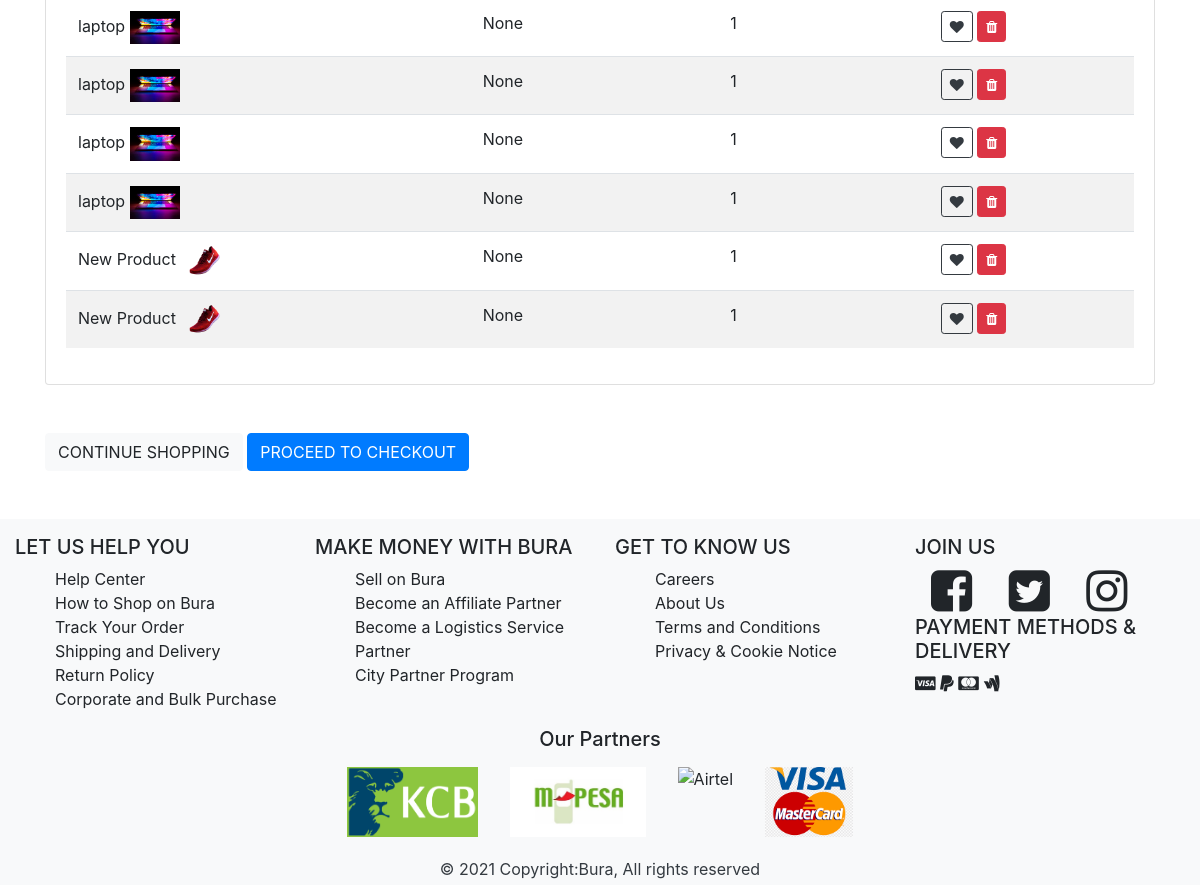
Before: /cart/ (lower part) with the older database file.
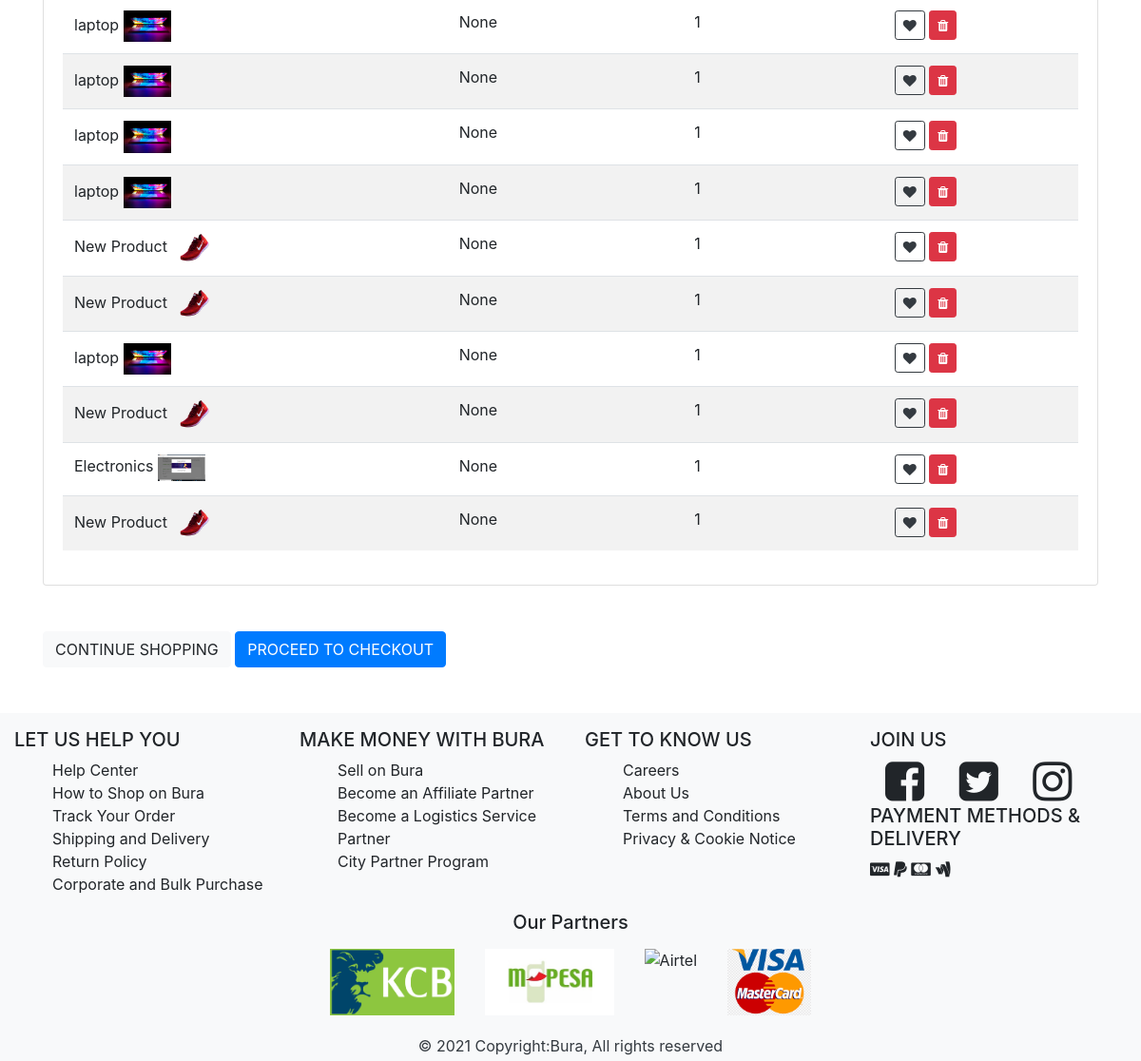
After: the same page with the newer database file.
### shop/models.py (models this page shows)
class Cart(models.Model):
    order_id= models.ForeignKey('order',on_delete=models.CASCADE,blank=True,null=True)
    product_id=models.ForeignKey('product',on_delete=models.CASCADE,blank=True,null=True)
    quantity=models.IntegerField(null= False, blank= False)
    created_at=models.DateTimeField(auto_now_add=True)
    updated_at= models.DateTimeField(auto_now_add=True)

class Product(models.Model):
    name=models.CharField(max_length=100, null=False, blank=False)
    cost=models.IntegerField(null= False, blank= False)
    quantity=models.IntegerField(null= False, blank= False)
    description=models.TextField(null=False, blank=False)
    image=models.FileField(upload_to='images')
    featured=models.BooleanField(default=False)
    status=models.CharField(max_length=100, null=False, blank=True, default='Unverified')
    category_id=models.ForeignKey('category',on_delete=models.CASCADE,blank=True,null=True)
    seller_id=models.ForeignKey('seller',on_delete=models.CASCADE,blank=True,null=True)
    created_at=models.DateTimeField(auto_now_add=True)
    updated_at= models.DateTimeField(auto_now_add=True)
    def __str__(self):
        return self.name

### shop/views.py (the view)
# urls.py: path('cart/', views.get_cart, name="cart"),
def get_cart(request):
    cart_items = Cart.objects.all()
    return render(request, 'shop/frontend/cart.html', {'cart': cart_items})

### shop/templates/shop/frontend/cart.html (shortened to what this page needs)
{% extends 'shop/frontend/layouts/master.html' %}
{% load static %}
{% block content %}
<div class="container">
    <div class="row justify-content-center my-5">
        <div class="col-lg-12">
            <div class="card">
                <div class="card-body">
                    <table class="table table-striped table-hover">
                        <tbody>
                            {% for object in cart %}
                               <tr>
                                   <td>{{object.product_id}}
                                    <img src="{{object.product_id.image.url}}" height="50px" width="50px" class="img-fluid">
                                   </td>
                                   <td>{{object.order_id}}</td>
                                   <td>{{object.quantity}}</td>
                                   <td>
                                    <button id="cartToWishlist" class="btn btn-outline-dark btn-sm" data-id="{{object.id}}">
                                        <i class="fa fa-heart" aria-hidden="true"></i>
                                    </button>
                                   <button onclick ="deleteWishlist('{{object.id}}')"
                                     class="btn btn-danger btn-sm">
                                     <i class="fa fa-trash"></i>
                                   </button>
                                   </td>
                               </tr>
                            {% endfor %}
                        </tbody>
                    </table>
                </div>
            </div>
        </div>
    </div>
    <div class="btn-group">
        <button type="button" class="btn btn-light">CONTINUE SHOPPING</button>
      </div>
      <div class="btn-group">
        <button type="button" class="btn btn-primary">PROCEED TO CHECKOUT</button>
      </div>
</div>
{% endblock %}

Changed rows visible on the page:
added Cart: product_id "laptop", product_id.image (picture), order_id "None", quantity "1"
added Cart: product_id "New Product", product_id.image (picture), order_id "None", quantity "1"
added Cart: product_id "Electronics", product_id.image (picture), order_id "None", quantity "1"
added Cart: product_id "New Product", product_id.image (picture), order_id "None", quantity "1"
